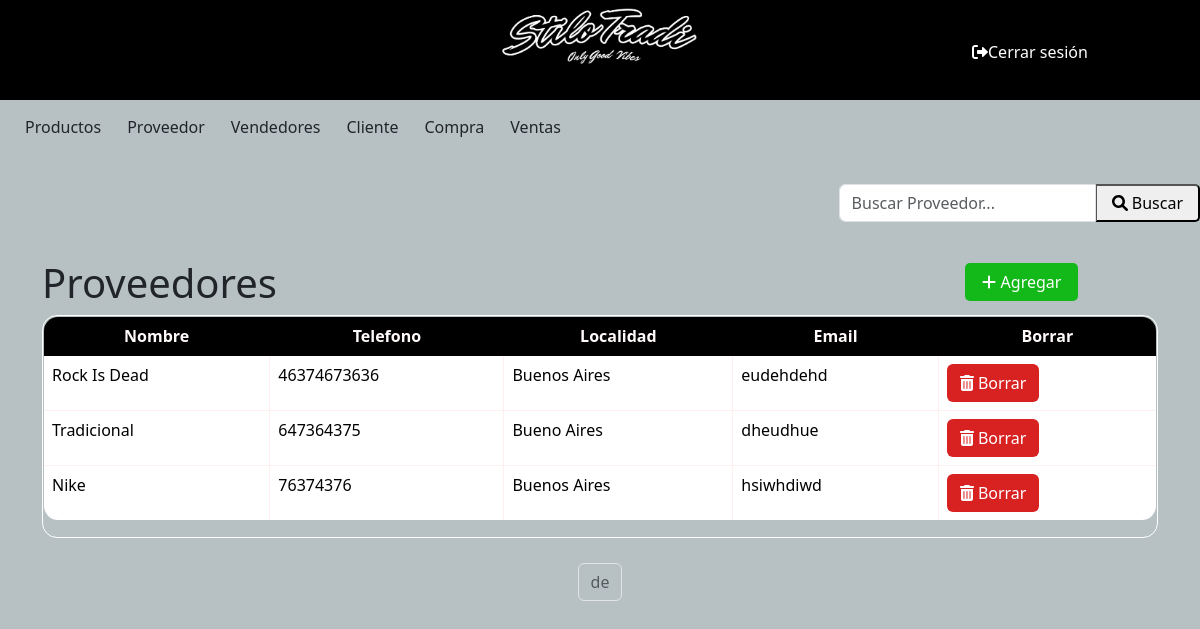
Page /proveedor/ on the committed database.
### miAplicacion/models.py (models this page shows, shortened)
class Proveedor(models.Model):
    Nombre = models.CharField (max_length=50)
    Telefono = models.IntegerField ()
    Localidad = models.CharField (max_length=50)
    Email = models.CharField (max_length=50)

### miAplicacion/views.py (the view)
# urls.py: path('proveedor/', views.tabla_proveedor, name='proveedor'),
def tabla_proveedor(request):
    proveedor = Proveedor.objects.all()
    context = {'proveedor': proveedor}
    return render(request, 'proveedor.html', context)

### miProyecto/templates/proveedor.html (shortened to what this page needs)
{% include 'base.html' %}
{% block content %}
{% load bootstrap5 %}
{% load static %}
<!DOCTYPE html>
<div class="d-flex justify-content-end align-items-end mb-3">
    <form method="GET" action="{% url 'proveedorLista' %}">
        <div class="input-group">
            <input type="text" class="form-control inputApagado" name="q" value="{{ query }}" placeholder="Buscar Proveedor...">
            <button class="btn-buscar btn-primary  type="submit> <i class="fas fa-search"></i> Buscar</button>
        </div>
    </form>
</div>
<head>
    {% bootstrap_css %}
</head>
<body>
    <div class="container">
        <div class="d-flex" >
            <a class="btn-agregar"   href="{% url 'ProveedorNuevo' %}"> <i class="fas fa-plus"></i> Agregar</a></td>
        </div>
            <h1>Proveedores</h1>
            <div class="table-responsive  table-bordered ">
                <table class=" table rounded-table ">
                    <thead>
                        <tr>
                            <tr>
                                <th>Nombre</th>
                                <th>Telefono</th>
                                <th scope="col" class="d-none d-md-table-cell">Localidad</th>
                                <th scope="col" class="d-none d-md-table-cell">Email</th>
                                <th>Borrar</th>
                            </tr>
                        </tr>
                    </thead>
                    <tbody>
                        {% for proveedor in proveedor %}
                        <tr style ="cursor: pointer;" onclick="window.location.href='/proveedor/ProveedorModif/{{proveedor.id}}'">
                            <td>{{ proveedor.Nombre}}</td>
                            <td>{{ proveedor.Telefono}}</a></td>
                            <td class="d-none d-md-table-cell">{{ proveedor.Localidad}}</td>
                            <td class="d-none d-md-table-cell">{{ proveedor.Email}}</a></td>
                            <td><a class="btn custom-btn2" href="/proveedor/ProveedorBorrar/{{proveedor.id}}"> <i class="fas fa-trash-alt"></i> Borrar</a></td> </td>
                        </tr>
                        {% endfor %}
                    </tbody>
                </table>
           </div>
    </div>
    <div class="pagination justify-content-center mt-3">
        <span class="current-page btn btn-outline-light disabled text-dark mb-3">
            {{ page_obj.number }} de {{ page_obj.paginator.num_pages }}
        </span>
    </div>
</body>
</html>
{% endblock %}

### miProyecto/static/estilos.css (style rules this page uses)
.form-control { width: 100%; margin: 5px 0; padding: 10px; border: 1px solid #ccc; border-radius: 5px; }
input, select, textarea { width: 100%; margin: 5px 0; padding: 10px; border: 1px solid #ccc; border-radius: 5px; }
.btn.custom-btn2 { background-color: rgb(216, 33, 33); color:#ffffff; }
.btn-agregar { background-color: #13b819; border: none; color: white; padding: 7px 17px; text-align: center; text-decoration: none; display: inline-block; font-size: 16px; margin: 4px 80px; cursor: pointer; border-radius: 5px; margin-left: 81%; position: absolute; }
.btn-buscar { border-radius: 5px; padding: 5px 15px; height: 38px; margin-top: 5px; }
.table-responsive { overflow: hidden; border-collapse: separate; border: 1px solid #ffffff; border-radius: 15px; }
.rounded-table { border-radius: 15px; overflow: hidden; }
.table thead th { border: 1px solid #000000; padding: 8px; text-align: center; background-color: #000000; color: #fff9f9; vertical-align: bottom; }
.table tbody td { border: 1px solid #ffefef; padding: 8px; }
.table { width: 100%; border-collapse: collapse; border: 1px solid #dee2e6; border-radius: 15px; }
.container { position: relative; margin-bottom: 25px; }

### miProyecto/templates/base.html (style rules this page uses)
body { background-color: rgb(183, 193, 196); }

### miProyecto/templates/proveedor.html (style rules this page uses)
body { background-color: rgb(183, 193, 196); }

### rows in the picture
Proveedor: Nombre "Rock Is Dead", Telefono "46374673636", Localidad "Buenos Aires", Email "eudehdehd"
Proveedor: Nombre "Tradicional", Telefono "647364375", Localidad "Bueno Aires", Email "dheudhue"
Proveedor: Nombre "Nike", Telefono "76374376", Localidad "Buenos Aires", Email "hsiwhdiwd"
